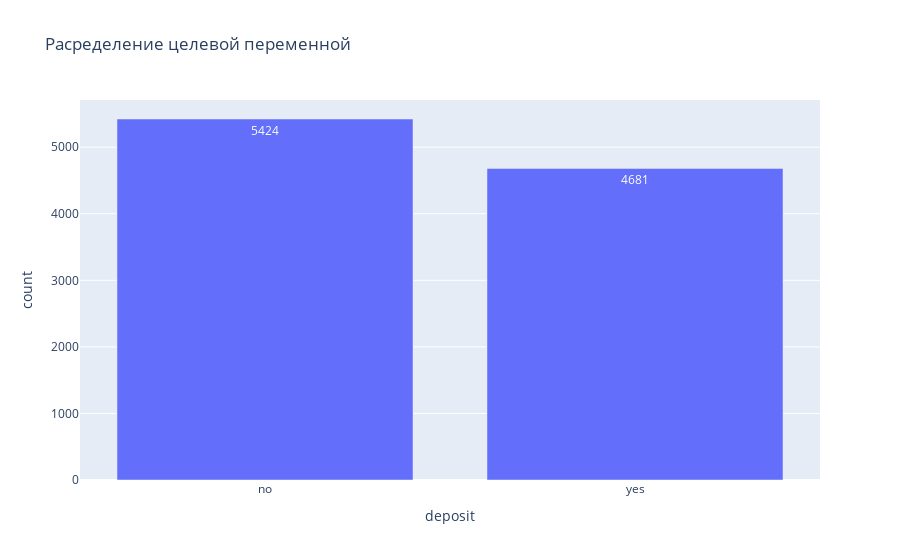

The notebook cell this image was saved under:
### Markdown cell above
### Задание 1

### Code cell
px.bar(df_new['deposit'].value_counts(), 
       x=df_new['deposit'].value_counts().index, 
       y=df_new['deposit'].value_counts().values,
       labels={'y': 'count', 'x': 'deposit'},
       text_auto=True,
       title='Расределение целевой переменной')

### Figure 1 — Plotly figure (JSON) as saved in the notebook; plotly's stock layout.template omitted (floating-point values rounded to 4 significant figures)
{"data": [{"alignmentgroup": "True", "hovertemplate": "deposit=%{x}<br>count=%{y}<extra></extra>", "legendgroup": "", "marker": {"color": "#636efa", "pattern": {"shape": ""}}, "name": "", "offsetgroup": "", "orientation": "v", "showlegend": false, "textposition": "auto", "texttemplate": "%{y}", "type": "bar", "x": ["no", "yes"], "xaxis": "x", "y": [5424, 4681], "yaxis": "y"}], "layout": {"barmode": "relative", "legend": {"tracegroupgap": 0}, "title": {"text": "Расределение целевой переменной"}, "xaxis": {"anchor": "y", "domain": [0, 1], "title": {"text": "deposit"}}, "yaxis": {"anchor": "x", "domain": [0, 1], "title": {"text": "count"}}}}
